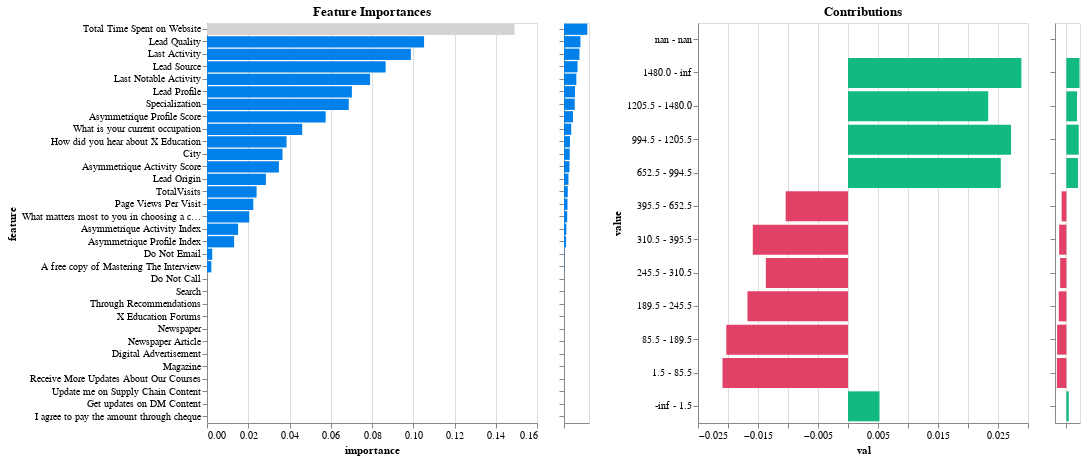

Notebook source saved alongside this figure:
### Markdown cell above
## 4. Model Interpretability and Explainability
Following training, the `model.explain()` method is called to generate insights into the model's decision-making process. This step is crucial for understanding the factors that influence the model's predictions and ensuring that the model's behaviour is transparent and explainable.

### Code cell
model.explain()

### Figure 1 — Vega-Lite specification as saved in the notebook (floating-point values rounded to 4 significant figures; data arrays with more than 128 entries replaced by an {"elided": "..."} marker saying what was removed)
{"config": {"view": {"continuousWidth": 300, "continuousHeight": 300}}, "hconcat": [{"mark": {"type": "bar", "color": "#0080ea"}, "encoding": {"color": {"condition": {"param": "param_1", "value": "lightgray"}, "value": "#0080ea"}, "tooltip": {"field": "importance_label", "type": "nominal"}, "x": {"field": "importance", "type": "quantitative"}, "y": {"field": "feature", "sort": {"field": "importance", "order": "descending"}, "type": "nominal"}}, "height": 400, "name": "view_1", "title": "Feature Importances", "transform": [{"filter": {"param": "param_2"}}], "width": 330}, {"mark": {"type": "bar", "color": "#0080ea"}, "encoding": {"x": {"axis": {"labels": false, "title": null}, "field": "importance", "type": "quantitative"}, "y": {"axis": {"labels": false, "title": null}, "field": "feature", "sort": "-x", "type": "nominal"}}, "height": 400, "name": "view_2", "width": 25}, {"data": {"name": "data-909dee3f1b0e0e82fa4165229ba5d483"}, "mark": {"type": "bar", "color": "#e14067"}, "encoding": {"color": {"condition": {"test": "(datum.contribution < 0)", "value": "#e14067"}, "value": "#12b980"}, "tooltip": {"field": "score_label", "type": "nominal"}, "x": {"field": "val", "type": "quantitative"}, "y": {"field": "value", "sort": {"field": "index", "order": "descending"}, "type": "nominal"}}, "height": 400, "name": "view_3", "title": "Contributions", "transform": [{"fold": ["contribution", "mean", "frequency"], "as": ["column", "val"]}, {"filter": {"param": "Select"}}, {"filter": {"param": "param_1"}}, {"filter": {"param": "param_3"}}], "width": 330}, {"data": {"name": "data-909dee3f1b0e0e82fa4165229ba5d483"}, "mark": {"type": "bar", "color": "#e14067"}, "encoding": {"color": {"condition": {"test": "(datum.contribution < 0)", "value": "#e14067"}, "value": "#12b980"}, "x": {"axis": {"labels": false, "title": null}, "field": "contribution", "type": "quantitative"}, "y": {"axis": {"labels": false, "title": null}, "field": "value", "sort": {"field": "index", "order": "descending"}, "type": "nominal"}}, "height": 400, "name": "view_4", "transform": [{"filter": {"param": "param_1"}}], "width": 25}], "data": {"name": "data-169e7b3e9837da4395a5e3dc2a98bd75"}, "params": [{"name": "param_1", "select": {"type": "point", "fields": ["feature"]}, "value": "Total Time Spent on Website", "views": ["view_1"]}, {"name": "Select", "select": {"type": "point", "fields": ["column"]}, "bind": {"input": "select", "options": ["contribution", "mean", "frequency"]}, "value": "contribution", "views": ["view_1", "view_3"]}, {"name": "param_2", "select": {"type": "interval", "encodings": ["y"]}, "views": ["view_2"]}, {"name": "param_3", "select": {"type": "interval", "encodings": ["y"]}, "views": ["view_4"]}], "$schema": "https://vega.github.io/schema/vega-lite/v5.20.1.json", "datasets": {"data-169e7b3e9837da4395a5e3dc2a98bd75": [{"feature": "Magazine", "importance": 0.0, "importance_label": "0.0%"}, {"feature": "Receive More Updates About Our Courses", "importance": 0.0, "importance_label": "0.0%"}, {"feature": "Update me on Supply Chain Content", "importance": 0.0, "importance_label": "0.0%"}, {"feature": "Get updates on DM Content", "importance": 0.0, "importance_label": "0.0%"}, {"feature": "I agree to pay the amount through cheque", "importance": 0.0, "importance_label": "0.0%"}, {"feature": "Digital Advertisement", "importance": 3.759e-07, "importance_label": "0.0%"}, {"feature": "Newspaper Article", "importance": 6.285e-07, "importance_label": "0.0%"}, {"feature": "X Education Forums", "importance": 6.459e-07, "importance_label": "0.0%"}, {"feature": "Newspaper", "importance": 6.459e-07, "importance_label": "0.0%"}, {"feature": "Through Recommendations", "importance": 1.664e-06, "importance_label": "0.0%"}, {"feature": "Search", "importance": 1.768e-06, "importance_label": "0.0%"}, {"feature": "Do Not Call", "importance": 3.261e-06, "importance_label": "0.0%"}, {"feature": "A free copy of Mastering The Interview", "importance": 0.002103, "importance_label": "0.2%"}, {"feature": "Do Not Email", "importance": 0.002536, "importance_label": "0.3%"}, {"feature": "Asymmetrique Profile Index", "importance": 0.01315, "importance_label": "1.3%"}, {"feature": "Asymmetrique Activity Index", "importance": 0.01509, "importance_label": "1.5%"}, {"feature": "What matters most to you in choosing a course", "importance": 0.02048, "importance_label": "2.0%"}, {"feature": "Page Views Per Visit", "importance": 0.02245, "importance_label": "2.2%"}, {"feature": "TotalVisits", "importance": 0.02405, "importance_label": "2.4%"}, {"feature": "Lead Origin", "importance": 0.02856, "importance_label": "2.9%"}, {"feature": "Asymmetrique Activity Score", "importance": 0.03488, "importance_label": "3.5%"}, {"feature": "City", "importance": 0.0366, "importance_label": "3.7%"}, {"feature": "How did you hear about X Education", "importance": 0.03857, "importance_label": "3.9%"}, {"feature": "What is your current occupation", "importance": 0.04616, "importance_label": "4.6%"}, {"feature": "Asymmetrique Profile Score", "importance": 0.05753, "importance_label": "5.8%"}, {"feature": "Specialization", "importance": 0.06873, "importance_label": "6.9%"}, {"feature": "Lead Profile", "importance": 0.07025, "importance_label": "7.0%"}, {"feature": "Last Notable Activity", "importance": 0.07908, "importance_label": "7.9%"}, {"feature": "Lead Source", "importance": 0.0866, "importance_label": "8.7%"}, {"feature": "Last Activity", "importance": 0.09884, "importance_label": "9.9%"}, {"feature": "Lead Quality", "importance": 0.1053, "importance_label": "10.5%"}, {"feature": "Total Time Spent on Website", "importance": 0.1491, "importance_label": "14.9%"}], "data-909dee3f1b0e0e82fa4165229ba5d483": {"elided": "208 records"}}}
